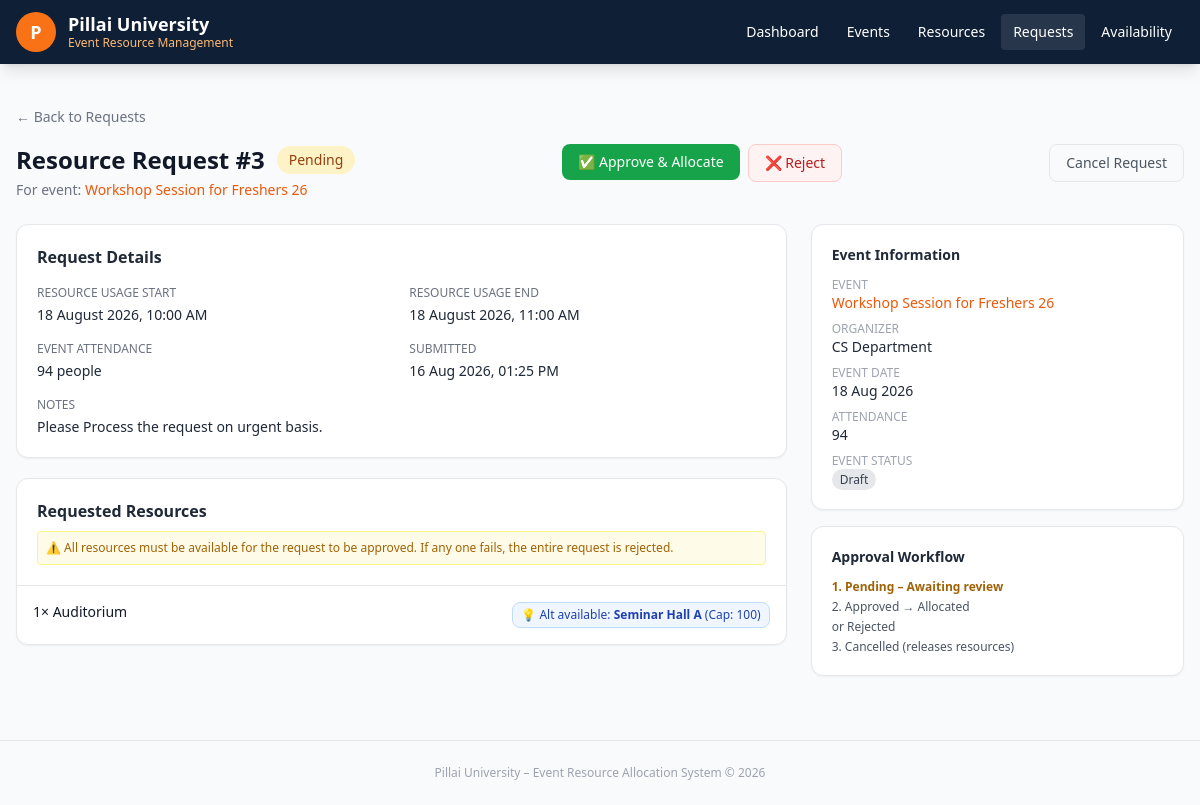
The app's page /requests/3 with its own data.
### models.py (models this page shows, shortened)
class ResourceRequest(db.Model):
    __tablename__ = 'resource_requests'
    id = db.Column(db.Integer, primary_key=True)
    event_id = db.Column(db.Integer, db.ForeignKey('events.id'), nullable=False)
    start_datetime = db.Column(db.DateTime, nullable=False)
    end_datetime = db.Column(db.DateTime, nullable=False)
    status = db.Column(db.String(20), nullable=False, default='Pending')
    notes = db.Column(db.Text, nullable=True)
    rejection_reason = db.Column(db.Text, nullable=True)
    created_at = db.Column(db.DateTime, default=datetime.utcnow)
    updated_at = db.Column(db.DateTime, default=datetime.utcnow, onupdate=datetime.utcnow)
    items = db.relationship('ResourceRequestItem', backref='request', lazy=True, cascade='all, delete-orphan')
    allocations = db.relationship('ResourceAllocation', backref='request', lazy=True, cascade='all, delete-orphan')
    STATUS_CHOICES = ['Pending', 'Approved', 'Rejected', 'Cancelled']

class Event(db.Model):
    __tablename__ = 'events'
    id = db.Column(db.Integer, primary_key=True)
    name = db.Column(db.String(200), nullable=False)
    organizer = db.Column(db.String(100), nullable=False)
    expected_attendance = db.Column(db.Integer, nullable=False)
    start_datetime = db.Column(db.DateTime, nullable=False)
    end_datetime = db.Column(db.DateTime, nullable=False)
    status = db.Column(db.String(20), nullable=False, default='Draft')
    description = db.Column(db.Text, nullable=True)
    created_at = db.Column(db.DateTime, default=datetime.utcnow)
    updated_at = db.Column(db.DateTime, default=datetime.utcnow, onupdate=datetime.utcnow)
    resource_requests = db.relationship('ResourceRequest', backref='event', lazy=True, cascade='all, delete-orphan')
    STATUS_CHOICES = ['Draft', 'Pending', 'Approved', 'Rejected', 'Cancelled', 'Completed']

class ResourceRequestItem(db.Model):
    __tablename__ = 'resource_request_items'
    id = db.Column(db.Integer, primary_key=True)
    request_id = db.Column(db.Integer, db.ForeignKey('resource_requests.id'), nullable=False)
    resource_type = db.Column(db.String(50), nullable=False)
    quantity = db.Column(db.Integer, nullable=False, default=1)
    preferred_resource_id = db.Column(db.Integer, db.ForeignKey('resources.id'), nullable=True)
    preferred_resource = db.relationship('Resource', foreign_keys=[preferred_resource_id])

class Resource(db.Model):
    __tablename__ = 'resources'
    id = db.Column(db.Integer, primary_key=True)
    name = db.Column(db.String(200), nullable=False)
    resource_type = db.Column(db.String(50), nullable=False)
    capacity = db.Column(db.Integer, nullable=True)  # Only for venues
    is_active = db.Column(db.Boolean, default=True, nullable=False)
    description = db.Column(db.Text, nullable=True)
    created_at = db.Column(db.DateTime, default=datetime.utcnow)
    allocations = db.relationship('ResourceAllocation', backref='resource', lazy=True)
    RESOURCE_TYPES = ['Auditorium', 'Laboratory', 'Projector', 'Microphone', 'Camera', 'Computer']
    CAPACITY_TYPES = ['Auditorium', 'Laboratory']  # Types that have capacity

### app.py (the view)
@app.route('/requests/<int:request_id>')
def request_detail(request_id):
    req = ResourceRequest.query.get_or_404(request_id)
    alternatives = {}
    if req.status == 'Pending':
        for item in req.items:
            pref_id = item.preferred_resource_id
            att = (
                req.event.expected_attendance
                if item.resource_type in Resource.CAPACITY_TYPES
                else None
            )
            alt = find_alternative(
                item.resource_type,
                att,
                req.start_datetime,
                req.end_datetime,
                exclude_ids=[pref_id] if pref_id else []
            )
            if alt:
                alternatives[item.id] = alt
    return render_template(
        'requests/detail.html',
        req=req,
        alternatives=alternatives
    )

### services.py (called while the page is built)
def check_resource_conflict(resource_id: int, start_dt: datetime, end_dt: datetime, exclude_request_id: int = None) -> bool:
    query = ResourceAllocation.query.filter(
        ResourceAllocation.resource_id == resource_id,
        ResourceAllocation.status == 'Allocated',
        ResourceAllocation.start_datetime < end_dt,
        ResourceAllocation.end_datetime > start_dt,
    )
    if exclude_request_id:
        query = query.filter(ResourceAllocation.request_id != exclude_request_id)
    return query.first() is not None

def find_alternative(resource_type: str, required_capacity: int, start_dt: datetime, end_dt: datetime, exclude_ids: list = None):
    exclude_ids = exclude_ids or []
    query = Resource.query.filter(
        Resource.resource_type == resource_type,
        Resource.is_active == True,
        Resource.id.notin_(exclude_ids)
    )
    if resource_type in Resource.CAPACITY_TYPES and required_capacity:
        query = query.filter(Resource.capacity >= required_capacity)
    candidates = query.order_by(
        Resource.capacity.asc().nullsfirst() if resource_type in Resource.CAPACITY_TYPES else Resource.name.asc()
    ).all()
    for candidate in candidates:
        if not check_resource_conflict(candidate.id, start_dt, end_dt):
            return candidate
    return None

### templates/requests/detail.html (shortened to what this page needs)
{% extends 'base.html' %}
{% block content %}
<div class="mb-4">
  <a href="/requests" class="text-sm text-gray-500 hover:text-gray-700">← Back to Requests</a>
</div>
<div class="flex items-start justify-between mb-6 flex-wrap gap-3">
  <div>
    <div class="flex items-center gap-3">
      <h1 class="text-2xl font-bold text-gray-900">Resource Request #{{ req.id }}</h1>
      <span class="badge-{{ req.status }} px-3 py-1 rounded-full text-sm font-medium">{{ req.status }}</span>
    </div>
    <p class="text-sm text-gray-500 mt-1">For event: <a href="/events/{{ req.event_id }}" class="text-orange-600 hover:underline">{{ req.event.name }}</a></p>
  </div>
  {% if req.status == 'Pending' %}
  <div class="flex gap-2 flex-wrap">
    <form method="post" action="/requests/{{ req.id }}/approve"
      onsubmit="return confirm('Approve and allocate all resources in this request?')">
      <button type="submit" class="bg-green-600 hover:bg-green-700 text-white px-4 py-2 rounded-lg text-sm font-medium transition">
        ✅ Approve & Allocate
      </button>
    </form>
    <button onclick="document.getElementById('reject-modal').classList.remove('hidden')"
      class="bg-red-50 border border-red-200 text-red-700 px-4 py-2 rounded-lg text-sm hover:bg-red-100 transition">
      ❌ Reject
    </button>
  </div>
  {% endif %}
  {% if req.status in ['Pending', 'Approved'] %}
  <form method="post" action="/requests/{{ req.id }}/cancel"
    onsubmit="return confirm('Cancel this request and release all allocated resources?')">
    <button type="submit" class="border text-gray-600 px-4 py-2 rounded-lg text-sm hover:bg-gray-50 transition">
      Cancel Request
    </button>
  </form>
  {% endif %}
</div>
<div class="grid md:grid-cols-3 gap-6">
  <div class="md:col-span-2 space-y-5">
    <div class="bg-white border rounded-xl shadow-sm p-5">
      <h2 class="font-semibold text-gray-800 mb-4">Request Details</h2>
      <div class="grid grid-cols-2 gap-4 text-sm">
        <div>
          <div class="text-gray-500 text-xs uppercase mb-1">Resource Usage Start</div>
          <div class="font-medium">{{ req.start_datetime.strftime('%d %B %Y, %I:%M %p') }}</div>
        </div>
        <div>
          <div class="text-gray-500 text-xs uppercase mb-1">Resource Usage End</div>
          <div class="font-medium">{{ req.end_datetime.strftime('%d %B %Y, %I:%M %p') }}</div>
        </div>
        <div>
          <div class="text-gray-500 text-xs uppercase mb-1">Event Attendance</div>
          <div class="font-medium">{{ req.event.expected_attendance }} people</div>
        </div>
        <div>
          <div class="text-gray-500 text-xs uppercase mb-1">Submitted</div>
          <div class="font-medium">{{ req.created_at.strftime('%d %b %Y, %I:%M %p') }}</div>
        </div>
        {% if req.notes %}
        <div class="col-span-2">
          <div class="text-gray-500 text-xs uppercase mb-1">Notes</div>
          <div>{{ req.notes }}</div>
        </div>
        {% endif %}
      </div>
    </div>
    <div class="bg-white border rounded-xl shadow-sm">
      <div class="p-5 border-b">
        <h2 class="font-semibold text-gray-800">Requested Resources</h2>
        {% if req.status == 'Pending' %}
        <p class="text-xs text-yellow-700 bg-yellow-50 border border-yellow-200 rounded p-2 mt-2">
          ⚠️ All resources must be available for the request to be approved. If any one fails, the entire request is rejected.
        </p>
        {% endif %}
      </div>
      <div class="divide-y">
        {% for item in req.items %}
        <div class="p-4">
          <div class="flex items-start justify-between">
            <div>
              <div class="font-medium text-sm text-gray-900">
                {{ item.quantity }}× {{ item.resource_type }}
              </div>
            </div>
            {% if req.status == 'Pending' and alternatives.get(item.id) %}
            <div class="text-xs bg-blue-50 border border-blue-200 text-blue-800 px-2 py-1 rounded-lg">
              💡 Alt available: <strong>{{ alternatives[item.id].name }}</strong>
              {% if alternatives[item.id].capacity %} (Cap: {{ alternatives[item.id].capacity }}){% endif %}
            </div>
            {% endif %}
          </div>
        </div>
        {% endfor %}
      </div>
    </div>
  </div>
  <div class="space-y-4">
    <div class="bg-white border rounded-xl shadow-sm p-5">
      <h2 class="font-semibold text-gray-800 mb-3 text-sm">Event Information</h2>
      <div class="space-y-2 text-sm">
        <div>
          <div class="text-xs text-gray-400 uppercase">Event</div>
          <a href="/events/{{ req.event_id }}" class="font-medium text-orange-600 hover:underline">{{ req.event.name }}</a>
        </div>
        <div>
          <div class="text-xs text-gray-400 uppercase">Organizer</div>
          <div class="font-medium">{{ req.event.organizer }}</div>
        </div>
        <div>
          <div class="text-xs text-gray-400 uppercase">Event Date</div>
          <div>{{ req.event.start_datetime.strftime('%d %b %Y') }}</div>
        </div>
        <div>
          <div class="text-xs text-gray-400 uppercase">Attendance</div>
          <div>{{ req.event.expected_attendance }}</div>
        </div>
        <div>
          <div class="text-xs text-gray-400 uppercase">Event Status</div>
          <span class="badge-{{ req.event.status }} px-2 py-0.5 rounded-full text-xs font-medium">{{ req.event.status }}</span>
        </div>
      </div>
    </div>
    <div class="bg-white border rounded-xl shadow-sm p-5">
      <h2 class="font-semibold text-gray-800 mb-3 text-sm">Approval Workflow</h2>
      <div class="text-xs text-gray-600 space-y-1">
        <div class="{% if req.status == 'Pending' %}font-bold text-yellow-700{% endif %}">1. Pending – Awaiting review</div>
        <div class="{% if req.status == 'Approved' %}font-bold text-green-700{% endif %}">2. Approved → Allocated</div>
        <div class="{% if req.status == 'Rejected' %}font-bold text-red-700{% endif %}">   or Rejected</div>
        <div class="{% if req.status == 'Cancelled' %}font-bold text-gray-700{% endif %}">3. Cancelled (releases resources)</div>
      </div>
    </div>
  </div>
</div>
{% endblock %}

### templates/base.html (style rules this page uses)
.badge-Draft { background:#e5e7eb; color:#374151; }
.badge-Pending { background:#fef3c7; color:#92400e; }

### records on screen
ResourceRequest: id "3", status "Pending", start_datetime "18 August 2026, 10:00 AM", end_datetime "18 August 2026, 11:00 AM", created_at "16 Aug 2026, 01:25 PM", notes "Please Process the request on urgent basis."
Event: event.name "Workshop Session for Freshers 26", event.expected_attendance "94", event.organizer "CS Department", event.start_datetime "18 Aug 2026", event.status "Draft"
ResourceRequestItem: quantity "1", resource_type "Auditorium"
Resource: name "Seminar Hall A", capacity "100"
